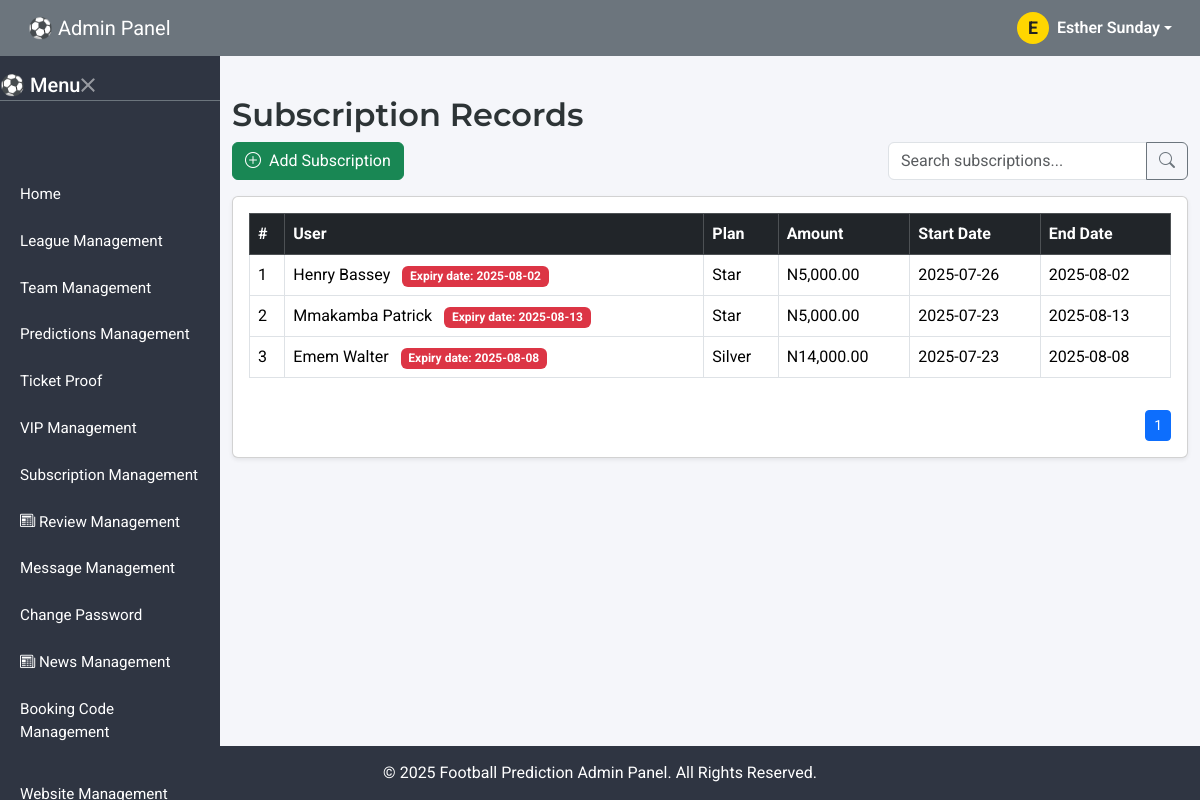
The page /Admin/subscription-records.php (signed in) on the database its author committed.
### tables this page shows
CREATE TABLE `users` (
  `id` int(11) NOT NULL,
  `full_name` varchar(100) DEFAULT NULL,
  `email` varchar(100) NOT NULL,
  `phone` varchar(20) DEFAULT NULL,
  `password_hash` varchar(255) NOT NULL,
  `role` enum('admin','vip') DEFAULT 'vip',
  `status` enum('active','inactive','banned') DEFAULT 'active',
  `image` text DEFAULT 'uploadImage/Profile/default.png',
  `country` varchar(20) DEFAULT NULL,
  `wallet_balance` decimal(10,0) NOT NULL,
  `created_at` timestamp NOT NULL DEFAULT current_timestamp()
);

CREATE TABLE `subscriptions` (
  `id` int(11) NOT NULL,
  `user_id` int(11) NOT NULL,
  `plan_id` int(4) NOT NULL,
  `start_date` date NOT NULL,
  `end_date` date DEFAULT NULL,
  `created_at` timestamp NOT NULL DEFAULT current_timestamp()
);

CREATE TABLE `plans` (
  `id` int(4) NOT NULL,
  `name` varchar(120) NOT NULL,
  `amount` decimal(10,0) NOT NULL,
  `duration` int(4) NOT NULL
);

### inc/config.php (called while the page is built, shortened)
<?php
include('../database/connect.php');
$user_id = $_SESSION["user_id"];
$stmt = $dbh->query("SELECT * FROM users where id='$user_id'");
$row_user = $stmt->fetch();
?>

### Admin/subscription-records.php (the view, shortened to what this page needs)
<?php
include('../inc/config.php');
$stmt = $dbh->prepare("
    SELECT
        s.id,
        u.id AS user_id,
        u.full_name,
        p.name AS plan_name,
        p.amount,
        s.start_date,
        s.end_date,
        (
            SELECT MAX(s2.end_date)
            FROM subscriptions s2
            WHERE s2.user_id = s.user_id
        ) AS latest_expiry
    FROM subscriptions s
    JOIN users u ON s.user_id = u.id
    JOIN plans p ON s.plan_id = p.id
    ORDER BY s.start_date DESC
");
$stmt->execute();
$subscriptions = $stmt->fetchAll(PDO::FETCH_ASSOC);
$shown_users = [];
?>
<!DOCTYPE html>
<html lang="en">
<head>
  <?php include 'partials/head.php'; ?>
</head>
<body>
<nav class="navbar navbar-expand-lg navbar-dark fixed-top px-3">
  <?php include 'partials/nav.php'; ?>
</nav>
<div class="d-none d-lg-block sidebar desktop-sidebar">
  <?php include 'partials/desktop-sidebar.php'; ?>
</div>
<main class="pt-5 mt-4 mb-5">
  <div class="container mt-4">
    <h2 class="mb-2">Subscription Records</h2>
    <div class="d-flex flex-wrap justify-content-between align-items-center mb-3">
      <div>
        <a href="add-subscription" class="btn btn-success">
          <i class="bi bi-plus-circle me-1"></i> Add Subscription
        </a>
      </div>
      <div class="input-group" style="max-width: 300px;">
        <input id="searchInput" type="search" class="form-control" placeholder="Search subscriptions..." />
        <button class="btn btn-outline-secondary"><i class="bi bi-search"></i></button>
      </div>
    </div>
    <div class="card shadow-sm p-3">
      <div class="table-responsive">
        <table id="subscriptionTable" class="table table-bordered table-hover align-middle">
          <thead class="table-dark">
            <tr>
              <th>#</th>
              <th>User</th>
              <th>Plan</th>
              <th>Amount</th>
              <th>Start Date</th>
              <th>End Date</th>
            </tr>
          </thead>
          <tbody>
          <?php if (count($subscriptions) > 0): ?>
            <?php foreach ($subscriptions as $index => $sub): ?>
              <tr>
                <td><?= $index + 1 ?></td>
                <td>
                  <?= htmlspecialchars($sub['full_name']) ?>
                  <?php if (!in_array($sub['user_id'], $shown_users)): ?>
                    <span class="badge bg-danger ms-2">Expiry date: <?= date('Y-m-d', strtotime($sub['latest_expiry'])) ?></span>
                    <?php $shown_users[] = $sub['user_id']; ?>
                  <?php endif; ?>
                </td>
                <td><?= htmlspecialchars($sub['plan_name']) ?></td>
                <td>N<?= number_format($sub['amount'], 2) ?></td>
                <td><?= date('Y-m-d', strtotime($sub['start_date'])) ?></td>
                <td><?= date('Y-m-d', strtotime($sub['end_date'])) ?></td>
              </tr>
            <?php endforeach; ?>
          <?php else: ?>
            <tr>
              <td colspan="6" class="text-center text-muted py-4">No subscriptions found.</td>
            </tr>
          <?php endif; ?>
          </tbody>
        </table>
      </div>
      <nav aria-label="Page navigation" class="d-flex justify-content-end">
        <ul id="pagination" class="pagination pagination-sm mt-3 mb-0"></ul>
      </nav>
    </div>
  </div>
</main>
<footer>
  <div class="container">
    &copy; <script>document.write(new Date().getFullYear());</script> Football Prediction Admin Panel. All Rights Reserved.
  </div>
</footer>
</body>
</html>

### Admin/partials/nav.php (shortened to what this page needs)
<div class="container-fluid">
    <a class="navbar-brand" href="#">⚽ Admin Panel</a>
    <div class="d-flex align-items-center gap-3 ms-auto">
     <div class="d-flex align-items-center ms-auto gap-3">
      <div class="dropdown">
        <a href="#" class="d-flex align-items-center text-white text-decoration-none dropdown-toggle" data-bs-toggle="dropdown">
          <div id="admin-avatar" style="background: #FFD600; color: #222; width: 32px; height: 32px; border-radius: 50%; display: flex; align-items: center; justify-content: center; font-weight: bold;">
        <?php
        $fullName = $row_user['full_name'];
        $initials = '';
        $parts = explode(' ', trim($fullName));
        if (count($parts) > 0 && strlen($parts[0]) > 0) {
          $initials = strtoupper($parts[0][0]);
        }
        echo htmlspecialchars($initials);
        ?>
          </div>
          <span class="ms-2 fw-semibold"><?php echo htmlspecialchars($row_user['full_name']); ?></span>
        </a>
      </div>
    </div>
    </div>
  </div>

### Admin/assets/css/style.css (style rules this page uses)
:root { --main-grey: #6c757d; --dark-grey: #343a40; --light-grey: #e9ecef; --card-bg: #ffffff; --info-blue: #0dcaf0; --warning-yellow: #ffc107; --danger-red: #dc3545; }
body { font-family: 'Segoe UI', sans-serif; background-color: #f4f6f9; color: #333; }
.sidebar { background-color: var(--dark-grey); color: #fff; height: 100vh; padding-top: 70px; }
.navbar { background-color: var(--main-grey); z-index: 1050; }
footer { background-color: var(--dark-grey); color: white; text-align: center; padding: 15px 0; position: fixed; bottom: 0; width: 100%; z-index: 999; }
@media (min-width: 992px) { .desktop-sidebar { position: fixed; top: 0; bottom: 0; left: 0; width: 220px; z-index: 1030; } }
@media (min-width: 992px) { main { margin-left: 220px; } }

### Admin/assets/css/main-style.css (style rules this page uses)
:root { --main-grey: #6c757d; --dark-grey: #2f3542; --light-grey: #f1f2f6; --card-bg: #ffffff; --blue-gradient: linear-gradient(135deg, #74ebd5, #9face6); --yellow-gradient: linear-gradient(135deg, #f6d365, #fda085); --red-gradient: linear-gradient(135deg, #f5576c, #f093fb); }
body { font-family: 'Roboto', sans-serif; background-color: #f5f6fa; color: #2d3436; }
h2, h4 { font-family: 'Montserrat', sans-serif; font-weight: 600; }
.navbar { background-color: var(--main-grey); z-index: 1050; }
.navbar .nav-link, .navbar .navbar-brand { color: white !important; }
.sidebar { background-color: var(--dark-grey); color: #fff; height: 100vh; padding-top: 70px; }
#admin-avatar { background-color: #ffc107; width: 40px; height: 40px; display: flex; align-items: center; justify-content: center; color: white; font-weight: bold; border-radius: 50%; font-size: 1.1rem; }
footer { background-color: var(--dark-grey); color: white; text-align: center; padding: 15px 0; position: fixed; bottom: 0; width: 100%; z-index: 999; }
@media (min-width: 992px) { .desktop-sidebar { position: fixed; top: 0; bottom: 0; left: 0; width: 220px; z-index: 1030; } }
@media (min-width: 992px) { main { margin-left: 220px; } }

### rows shown on the page
users: full_name "E", full_name "Esther Sunday"
subscriptions: user.full_name "Henry Bassey", latest_expiry "2025-08-02", plan.name "Star", plan.amount "5,000.00", start_date "2025-07-26", end_date "2025-08-02"
subscriptions: user.full_name "Mmakamba Patrick", latest_expiry "2025-08-13", plan.name "Star", plan.amount "5,000.00", start_date "2025-07-23", end_date "2025-08-13"
subscriptions: user.full_name "Emem Walter", latest_expiry "2025-08-08", plan.name "Silver", plan.amount "14,000.00", start_date "2025-07-23", end_date "2025-08-08"
